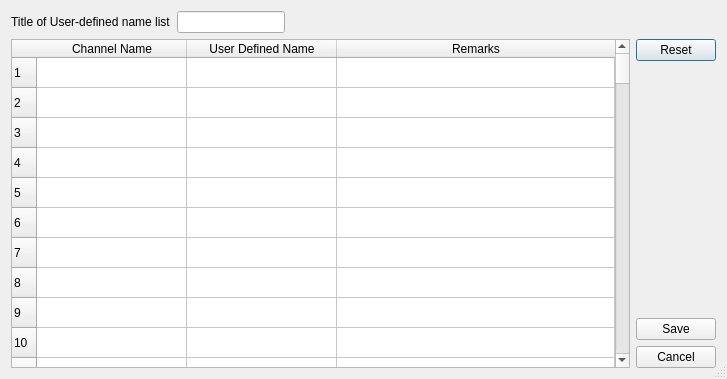
<?xml version="1.0" encoding="UTF-8"?>
<ui version="4.0">
 <class>NameEditorDialog</class>
 <widget class="QDialog" name="NameEditorDialog">
  <property name="geometry">
   <rect>
    <x>0</x>
    <y>0</y>
    <width>727</width>
    <height>379</height>
   </rect>
  </property>
  <property name="windowTitle">
   <string>Define alternative channel names</string>
  </property>
  <property name="sizeGripEnabled">
   <bool>true</bool>
  </property>
  <property name="modal">
   <bool>true</bool>
  </property>
  <layout class="QGridLayout" name="gridLayout">
   <item row="0" column="0">
    <widget class="QLabel" name="label">
     <property name="sizePolicy">
      <sizepolicy hsizetype="Fixed" vsizetype="Preferred">
       <horstretch>0</horstretch>
       <verstretch>0</verstretch>
      </sizepolicy>
     </property>
     <property name="text">
      <string>Title of User-defined name list</string>
     </property>
    </widget>
   </item>
   <item row="0" column="1">
    <widget class="QLineEdit" name="title_box">
     <property name="sizePolicy">
      <sizepolicy hsizetype="Fixed" vsizetype="Fixed">
       <horstretch>0</horstretch>
       <verstretch>0</verstretch>
      </sizepolicy>
     </property>
     <property name="text">
      <string/>
     </property>
    </widget>
   </item>
   <item row="0" column="2" colspan="2">
    <spacer name="horizontalSpacer_2">
     <property name="orientation">
      <enum>Qt::Horizontal</enum>
     </property>
     <property name="sizeHint" stdset="0">
      <size>
       <width>373</width>
       <height>17</height>
      </size>
     </property>
    </spacer>
   </item>
   <item row="1" column="0" rowspan="4" colspan="3">
    <widget class="QTableWidget" name="table">
     <property name="rowCount">
      <number>100</number>
     </property>
     <property name="columnCount">
      <number>3</number>
     </property>
     <attribute name="horizontalHeaderDefaultSectionSize">
      <number>150</number>
     </attribute>
     <attribute name="horizontalHeaderMinimumSectionSize">
      <number>50</number>
     </attribute>
     <attribute name="horizontalHeaderStretchLastSection">
      <bool>true</bool>
     </attribute>
     <row/>
     <row/>
     <row/>
     <row/>
     <row/>
     <row/>
     <row/>
     <row/>
     <row/>
     <row/>
     <row/>
     <row/>
     <row/>
     <row/>
     <row/>
     <row/>
     <row/>
     <row/>
     <row/>
     <row/>
     <row/>
     <row/>
     <row/>
     <row/>
     <row/>
     <row/>
     <row/>
     <row/>
     <row/>
     <row/>
     <row/>
     <row/>
     <row/>
     <row/>
     <row/>
     <row/>
     <row/>
     <row/>
     <row/>
     <row/>
     <row/>
     <row/>
     <row/>
     <row/>
     <row/>
     <row/>
     <row/>
     <row/>
     <row/>
     <row/>
     <row/>
     <row/>
     <row/>
     <row/>
     <row/>
     <row/>
     <row/>
     <row/>
     <row/>
     <row/>
     <row/>
     <row/>
     <row/>
     <row/>
     <row/>
     <row/>
     <row/>
     <row/>
     <row/>
     <row/>
     <row/>
     <row/>
     <row/>
     <row/>
     <row/>
     <row/>
     <row/>
     <row/>
     <row/>
     <row/>
     <row/>
     <row/>
     <row/>
     <row/>
     <row/>
     <row/>
     <row/>
     <row/>
     <row/>
     <row/>
     <row/>
     <row/>
     <row/>
     <row/>
     <row/>
     <row/>
     <row/>
     <row/>
     <row/>
     <row/>
     <column>
      <property name="text">
       <string>Channel Name</string>
      </property>
     </column>
     <column>
      <property name="text">
       <string>User Defined Name</string>
      </property>
     </column>
     <column>
      <property name="text">
       <string>Remarks</string>
      </property>
     </column>
    </widget>
   </item>
   <item row="1" column="3">
    <widget class="QPushButton" name="reset_btn">
     <property name="sizePolicy">
      <sizepolicy hsizetype="Fixed" vsizetype="Fixed">
       <horstretch>0</horstretch>
       <verstretch>0</verstretch>
      </sizepolicy>
     </property>
     <property name="text">
      <string>Reset</string>
     </property>
    </widget>
   </item>
   <item row="2" column="3">
    <spacer name="verticalSpacer">
     <property name="orientation">
      <enum>Qt::Vertical</enum>
     </property>
     <property name="sizeHint" stdset="0">
      <size>
       <width>20</width>
       <height>271</height>
      </size>
     </property>
    </spacer>
   </item>
   <item row="3" column="3">
    <widget class="QPushButton" name="save_btn">
     <property name="text">
      <string>Save</string>
     </property>
    </widget>
   </item>
   <item row="4" column="3">
    <widget class="QPushButton" name="cancel_btn">
     <property name="text">
      <string>Cancel</string>
     </property>
    </widget>
   </item>
  </layout>
 </widget>
 <tabstops>
  <tabstop>table</tabstop>
  <tabstop>save_btn</tabstop>
  <tabstop>reset_btn</tabstop>
  <tabstop>cancel_btn</tabstop>
 </tabstops>
 <resources/>
 <connections/>
</ui>
